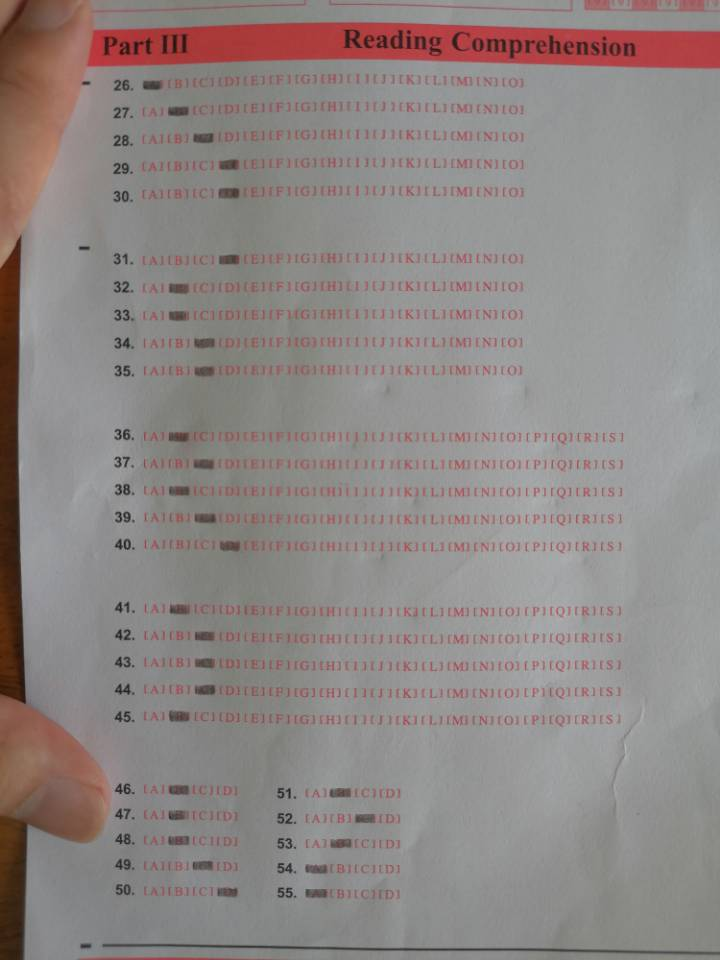
%> input picture MATLAB答题卡处理程序/photo_3.bmp, 720 x 960 px
$ octave run3.m   (GNU Octave 9; MATLAB toolbox functions it lacks are replaced by stand-ins)
%> lines starting %> are read from the running program, lines starting %| are printed output that depends on the picture; in (x1, y1, x2, y2) boxes, pixels count from 0 and x2, y2 are one past the last pixel; in counts of white or black regions, pixels touching at a corner belong together; the program's own positions count from 1
### MATLAB答题卡处理程序/removelarge.m
function bw2 = removelarge(varargin)
% https://blog.csdn.net/lch_vison/article/details/79847660
%BWAREAOPEN Remove small objects from binary image.
%   BW2 = BWAREAOPEN(BW,P) removes from a binary image all connected
%   components (objects) that have fewer than P pixels, producing another
%   binary image BW2.  This operation is known as an area opening.  The
%   default connectivity is 8 for two dimensions, 26 for three dimensions,
%   and CONNDEF(NDIMS(BW),'maximal') for higher dimensions.
%
%   BW2 = BWAREAOPEN(BW,P,CONN) specifies the desired connectivity.  CONN
%   may have the following scalar values:
%
%       4     two-dimensional four-connected neighborhood
%       8     two-dimensional eight-connected neighborhood
%       6     three-dimensional six-connected neighborhood
%       18    three-dimensional 18-connected neighborhood
%       26    three-dimensional 26-connected neighborhood
%
%   Connectivity may be defined in a more general way for any dimension by
%   using for CONN a 3-by-3-by- ... -by-3 matrix of 0s and 1s.  The
%   1-valued elements define neighborhood locations relative to the center
%   element of CONN.  CONN must be symmetric about its center element.
%
%   Class Support
%   -------------
%   BW can be a logical or numeric array of any dimension, and it must be
%   nonsparse.
%
%   BW2 is logical.
%
%   Example
%   -------
%   Remove all objects in the image text.png containing fewer than 50
%   pixels.
%
%       BW = imread('text.png');
%       BW2 = bwareaopen(BW,50);
%       imshow(BW);
%       figure, imshow(BW2)
%
%   See also BWCONNCOMP, CONNDEF, REGIONPROPS.

%   Copyright 1993-2011 The MathWorks, Inc.

% Input/output specs
% ------------------
% BW:    N-D real full matrix
%        any numeric class
%        sparse not allowed
%        anything that's not logical is converted first using
%          bw = BW ~= 0
%        Empty ok
%        Inf's ok, treated as 1
%        NaN's ok, treated as 1
%
% P:     double scalar
%        nonnegative integer
%
% CONN:  connectivity
%
% BW2:   logical, same size as BW
%        contains only 0s and 1s.

[bw,p,conn] = parse_inputs(varargin{:});

CC = bwconncomp(bw,conn);
area = cellfun(@numel, CC.PixelIdxList);

idxToKeep = CC.PixelIdxList(area <= p);
idxToKeep = vertcat(idxToKeep{:});

bw2 = false(size(bw));
bw2(idxToKeep) = true;


%%%
%%% parse_inputs
%%%
function [bw,p,conn] = parse_inputs(varargin)

narginchk(2,3)

bw = varargin{1};
validateattributes(bw,{'numeric' 'logical'},{'nonsparse'},mfilename,'BW',1);
if ~islogical(bw)
    bw = bw ~= 0;
end

p = varargin{2};
validateattributes(p,{'double'},{'scalar' 'integer' 'nonnegative'},...
    mfilename,'P',2);

if (nargin >= 3)
    conn = varargin{3};
else
    conn = conndef(ndims(bw),'maximal');
end
iptcheckconn(conn,mfilename,'CONN',3)

### MATLAB答题卡处理程序/run3.m
clc; clear all; close all;
warning off all;
%% 程序功能：Part3识别
I = imread('photo_3.bmp');
%> I is the input picture: size 960x720x3 uint8; mean R, G, B 142.8, 134.9, 133.1

%% 图像大小调整及其对比度增强
if size(I, 1) > 2000
    I = imresize(I, 0.2, 'bilinear');
end
% 对比度增强 ！
I1 = imadjust(I, [0 0.6], [0 1]);
figure
subplot(2, 1, 1); imshow(I, []); title('原图像', 'FontWeight', 'Bold');
subplot(2, 1, 2); imshow(I1, []); title('对比度增强 ', 'FontWeight', 'Bold');

%% 图像滤波
% 高斯滤波窗口大小！
hsize = [3 3];
% 高斯滤波标准差大小 ！
sigma = 0.5;
h = fspecial('gaussian', hsize, sigma);
I2 = imfilter(I1, h, 'replicate');

figure
subplot(2,2, 1); imshow(I1, []); title('滤波前图像', 'FontWeight', 'Bold');
subplot(2,2, 2); imshow(I2, []); title('高斯后图像', 'FontWeight', 'Bold');
 % 中值滤波！
image1(:,:,1) = medfilt2(I1(:,:,1));
image1(:,:,2) = medfilt2(I1(:,:,2));
image1(:,:,3) = medfilt2(I1(:,:,3));
%> image1: size 960x720x3 uint8
subplot(223)
imshow(image1, []);
title('中值滤波')

% 均值滤波！
a = [1 1 1
    1 1 1
    1 1 1];
a = a./9;
image2   = imfilter(I1, a, 'replicate');
subplot(224)
imshow(image2, []);
title('均值滤波')
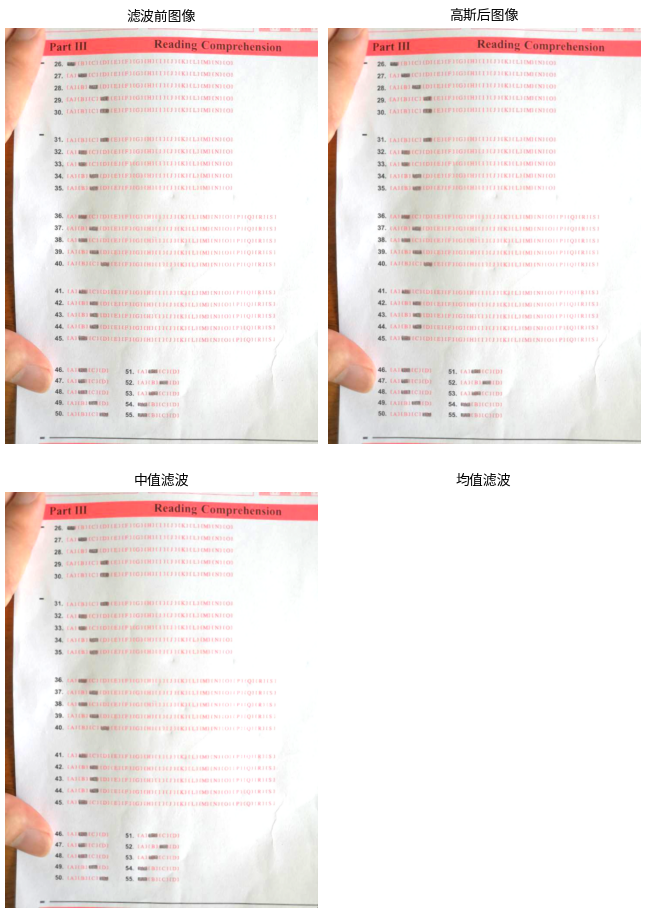
%> figure redrawn from the program's plot data, 4 panels

%%  灰度化
I3 = rgb2gray(I2);
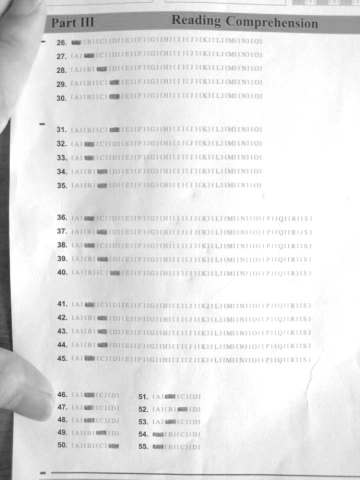
%> I3: size 960x720 uint8 (shown at 1/2 size); min 38, max 255, mean 226.5
figure;
subplot(221);imshow(I2);title('原图像')
subplot(222);imshow(I3);title('灰度化')

%% 二值化
% bw1 = im2bw(I3, graythresh(I3));
bw1 = im2bw(I3,0.72);
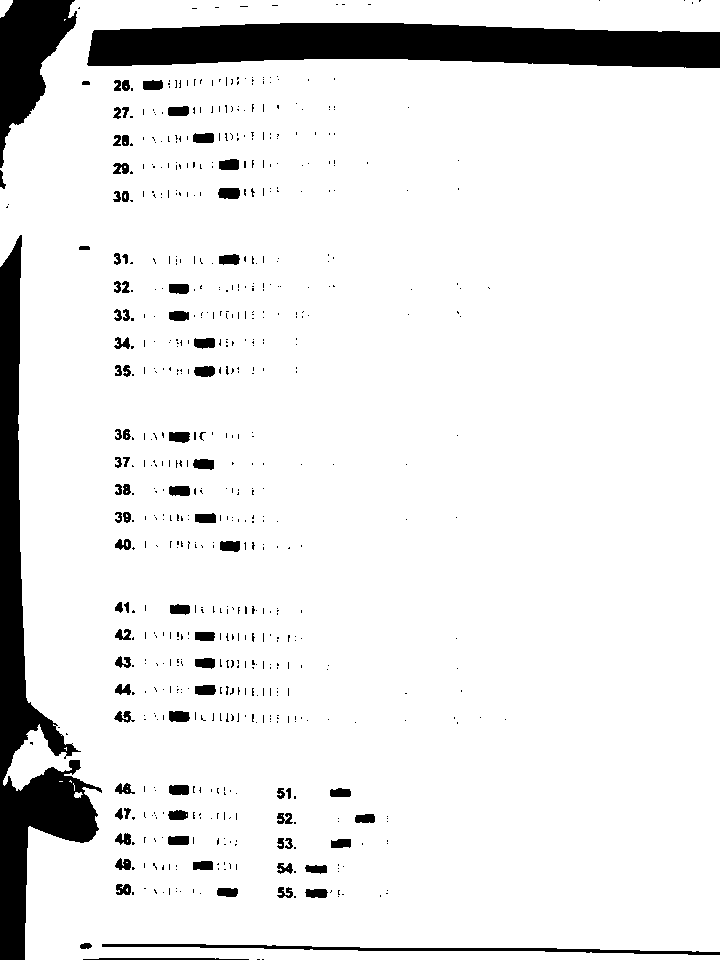
%> bw1: size 960x720 logical; 90.8% white; 661 black regions (575 under 20 px), largest, box (x1, y1, x2, y2) and area: (87, 23, 720, 68) 22664, (0, 235, 102, 960) 20644, (0, 0, 77, 168) 6459
bw2 = ~bw1;
subplot(223);imshow(bw2);title('二值化')

%% 边缘
edgebw = edge(I3);
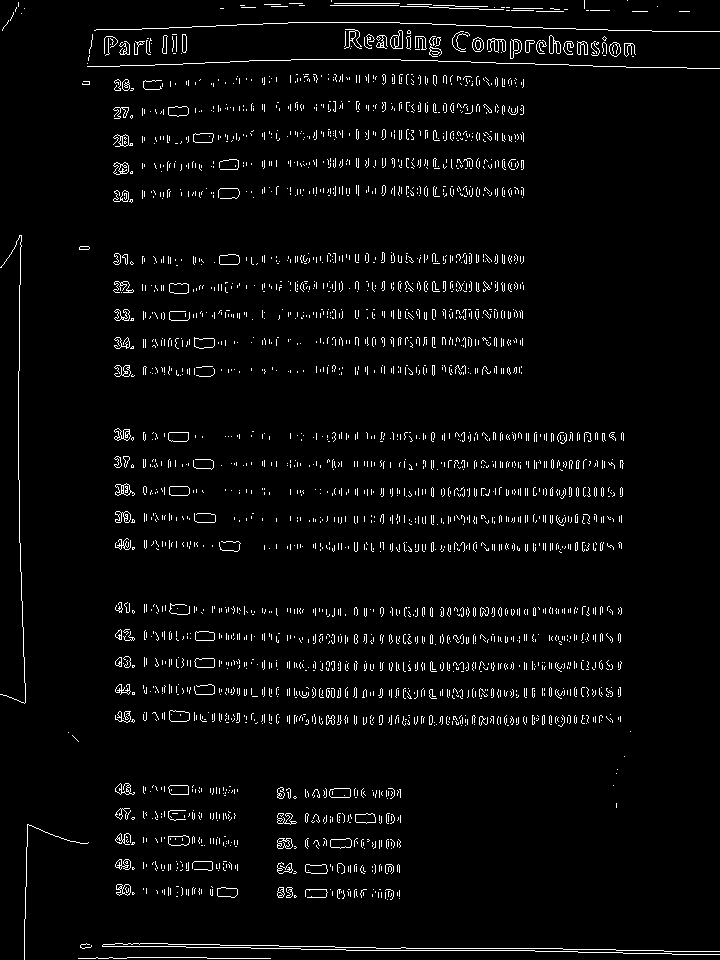
%> edgebw: size 960x720 logical; 3.5% white in thin lines or dots
subplot(224);imshow(edgebw);title('边缘图像')

%% hough变换找直线
[H, T, R] = hough(edgebw);
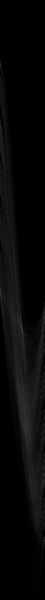
%> H: size 2399x180 double (shown at 1/4 size); min 0, max 330, mean 10.1; drawn with min black and max white
%> T = 180 values from -90 to 89; R = 2399 values from -1199 to 1199
P = houghpeaks(H, 4, 'threshold', ceil(0.1*max(H(:))));
%> P = [259 2; 1155 3; 1233 179; 1270 179]
lines = houghlines(edgebw, T, R, P, 'FillGap', 20, 'MinLength', 200);
%> lines = 1 line; point1 to point2 (x, y): (387, 60) to (644, 68)
% 找最长的直线！
max_len = 0;
for k = 1 : length(lines)
    xy = [lines(k).point1; lines(k).point2];
    len = norm(lines(k).point1-lines(k).point2);
    Len(k) = len;
    if len > max_len
        max_len = len;
        xy_long = xy;
    end
    XY{k} = xy; % 存储信息！
end
%> this loop made 1 pass
%> (len, max_len, xy_long) on pass 1: (257.1, 257.1, [387 60; 644 68])
%> after the loop, XY = {[387 60; 644 68]}
% 显示结果！
figure
subplot(2, 2, 1); imshow(edgebw); title('边缘图像', 'FontWeight', 'Bold');
subplot(2, 2, 2); imshow(H, [], 'XData', T, 'YData', R, 'InitialMagnification', 'fit');
xlabel('\theta'); ylabel('\rho');
axis on; axis normal; title('霍夫变换域', 'FontWeight', 'Bold')
subplot(2, 2, 3); imshow(I1); title('原图像', 'FontWeight', 'Bold');
subplot(2, 2, 4); imshow(I1); title('最长直线标记', 'FontWeight', 'Bold');
hold on;
plot(xy_long(:,1), xy_long(:,2), 'LineWidth', 2, 'Color', 'b');
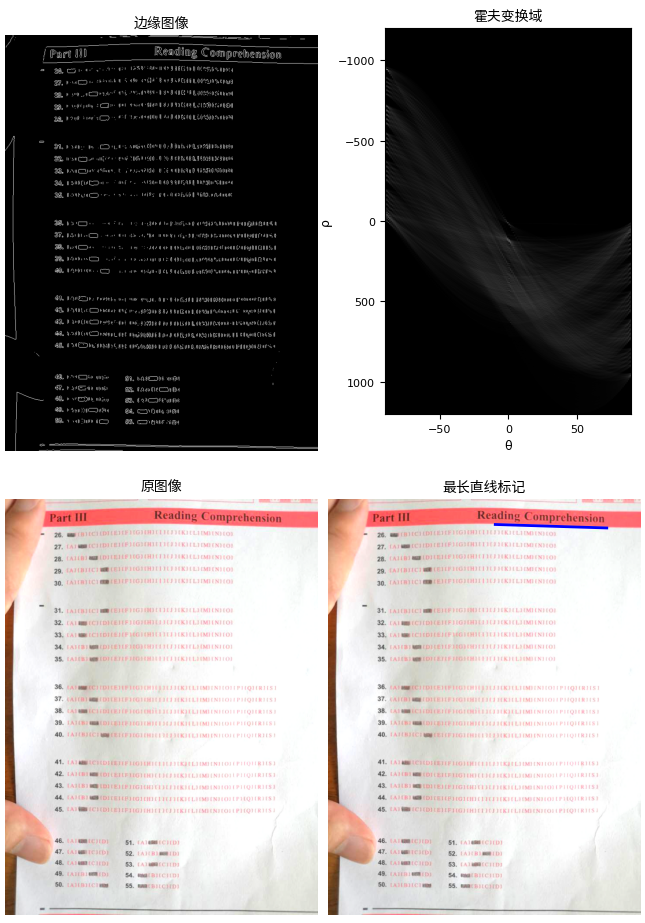
%> figure redrawn from the program's plot data, 4 panels

%%  根据直线计算倾斜角度
x1 = xy_long(:, 1);
%> x1 = [387; 644]
y1 = xy_long(:, 2);
%> y1 = [60; 68]
%> (the rest of the program and of its run is left out)
